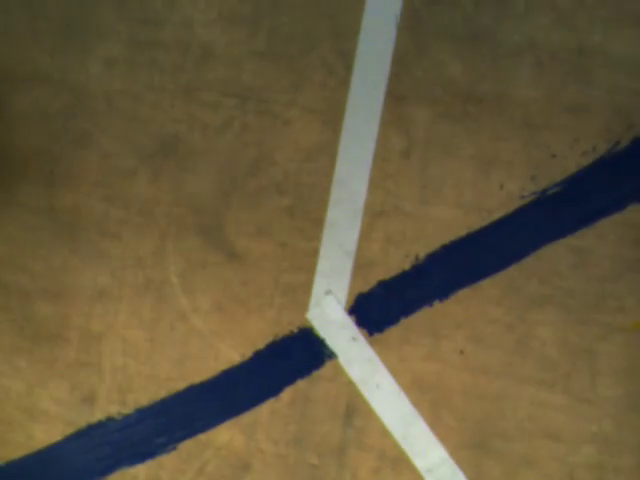
#> input picture frame 57 of Pre_Work/Examine/examine3/第三次考核/RC2.mp4, 640 x 480 px
$ python videoproc_xunxian.py   (older library calls are emulated)
#> lines starting #> are read from the running program, lines starting #| are printed output that depends on the picture; after the words box and inside, x2 and y2 are one past the last pixel; in counts of white or black regions, pixels touching at a corner belong together; long printed decimals are rounded
#> further down, img is the input picture: shape (480, 640, 3); mean B, G, R 62.4, 90.9, 102.8
import cv2
import numpy as np

videoinpath = './RC2.mp4'
videooutpath = './RC_out.mp4'
capture = cv2.VideoCapture(videoinpath)
fourcc = cv2.VideoWriter_fourcc(*'mp4v')
writer = cv2.VideoWriter(videooutpath ,fourcc, 24.0, (640,480), True)

def distance(x1,y1,x2,y2):
    return ((x1-x2)**2+(y1-y2)**2)**0.5

# 找线
def Find_Line(frame, binary):
    global x, y, img
    # 1 找出所有轮廓
    bin2, contours, hierarchy = cv2.findContours(binary,1,cv2.CHAIN_APPROX_NONE)

    # 2 找出最大轮廓
    if len(contours) > 0:
        # 最大轮廓
        c = max(contours, key=cv2.contourArea)
        M = cv2.moments(c)

        # 中心点坐标
        x = int(M['m10'] / M['m00'])
        y = int(M['m01'] / M['m00'])
        #print(x, y)

        # 显示
        img = frame.copy()
        # 标出中心位置
        cv2.line(img, (x, 0), (x, 720), (0, 0, 255), 1)
        cv2.line(img, (0, y), (1280, y), (0, 0, 255), 1)
        # 画出轮廓
        cv2.drawContours(img, contours, -1, (128, 0, 128), 2)
        cv2.imshow("image", img)

    else:
        print("not found the line")

        (x,y) = (0, 0)

def process(img):
    width=img.shape[0]
#> width = 240
    length=img.shape[1]
#> length = 320
    print("width:",width,"length:",length)
#| width: 240 length: 320
    knlval=6
    hsv = cv2.cvtColor(img, cv2.COLOR_BGR2HSV)
#> hsv: shape (240, 320, 3); mean H, S, V 31.9, 119.5, 107.2
    lower_gray_and_white = np.array([0,0,46])
    upper_gray_and_white = np.array([180,60,255])
    mask = cv2.inRange(hsv, lower_gray_and_white, upper_gray_and_white)
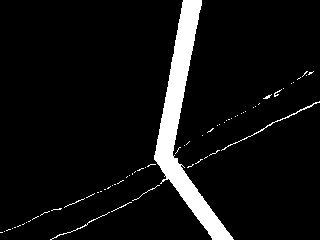
#> mask: shape (240, 320); 6.8% white; 65 white regions (58 under 20 px), largest, box (x1, y1, x2, y2) and area: (154, 0, 234, 240) 4689, (221, 101, 320, 151) 148, (50, 212, 110, 240) 73
    kernel = cv2.getStructuringElement(cv2.MORPH_RECT,(knlval,knlval))
    dilate = cv2.dilate(mask, kernel, 10)
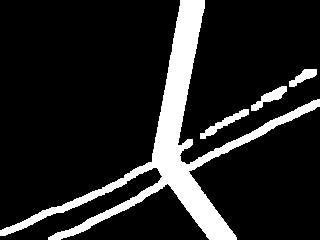
#> dilate: shape (240, 320); 14% white; 4 white regions
    # thresh1 = cv2.morphologyEx(mask, cv2.MORPH_OPEN, kernel)
    cv2.imshow("hsv",dilate)

    contours, hierarchy = cv2.findContours(dilate,1,cv2.CHAIN_APPROX_NONE)
#> contours = 4 contours; box (x1, y1, x2, y2) and area: (0, 0, 320, 240) 9168, (200, 109, 249, 139) 306, (251, 86, 287, 111) 277, (289, 69, 317, 87) 204
    #找出最大轮廓
    if len(contours) > 0:
        # 最大轮廓
        c = max(contours, key=cv2.contourArea)
#> c = contour of 1375 points, box (x1, y1, x2, y2) (0, 0, 320, 240), area 9168
        M = cv2.moments(c)
#> M = moments, m00 9168.5, centre m10/m00, m01/m00 = (172.3, 143.2)

        # 中心点坐标
        x = int(M['m10'] / M['m00'])
#> x = 172
        y = int(M['m01'] / M['m00'])
#> y = 143

        #最小外包矩形
        rect = cv2.minAreaRect(c)
#> rect = ((168.7, 169.7), (310.8, 191.4), -51.95)
        box = cv2.boxPoints(rect)
#> box = [[148.3, 351.1], [-2.43, 233.1], [189.1, -11.65], [339.8, 106.3]]

        #求矩形四个顶点
        pbox= cv2.boxPoints(rect)
#> pbox has the same summary as box
        pbox = np.intp(pbox)
#> pbox = [[148, 351], [-2, 233], [189, -11], [339, 106]]

        allxy=[(pbox[0][0],pbox[0][1]),(pbox[1][0],pbox[1][1]),(pbox[2][0],pbox[2][1]),(pbox[3][0],pbox[3][1])]
#> allxy = [(148, 351), (-2, 233), (189, -11), (339, 106)]
        allxy.sort(key=lambda x:x[0])
        allxy.sort(key=lambda x:x[1])
        print(allxy)
#| [(189, -11), (339, 106), (-2, 233), (148, 351)]

        #上中点
        x1=int((allxy[0][0]+allxy[1][0])/2)
#> x1 = 264
        y1=int((allxy[0][1]+allxy[1][1])/2)
#> y1 = 47
        #下中点
        x2=int((allxy[2][0]+allxy[3][0])/2)
#> x2 = 73
        y2=int((allxy[2][1]+allxy[3][1])/2)
#> y2 = 292
        #对角点
        x3=int(allxy[0][0])
#> x3 = 189
        y3=int(allxy[0][1])
#> y3 = -11
        x4=int(allxy[3][0])
#> x4 = 148
        y4=int(allxy[3][1])
#> y4 = 351

        w=distance(allxy[0][0],allxy[0][1],allxy[1][0],allxy[1][1])
#> w = 190.2
        h=distance(allxy[0][0],allxy[0][1],allxy[3][0],allxy[3][1])
#> h = 364.3

        #计算长宽比
        if w>h:
            ratio=w/h
        else:
            ratio=h/w
#> ratio = 1.92
        print("ratio:",ratio)
#| ratio: 1.915

        if(ratio>=5):
            #画出中轴线
            cv2.line(img, (x1,y1), (x2,y2), (255,0,0), 2)
            #计算中轴线与竖直线夹角
            if(x1==x2):
                k=90
            else:
                k=(y2-y1)/(x2-x1)
            angle=90-(np.arctan(abs(k))*180/np.pi)
            #显示角度
            cv2.putText(img, "Angle: "+str('%.2f'%angle), (10, 30), cv2.FONT_HERSHEY_COMPLEX, 0.8, (255, 0, 0), 2)
            #显示白线中轴线与图片中心点的横向距离（取轴线上与中心点Y方向相同的点）
            b=y1-k*x1
            xn=(120-b)/k
            cv2.circle(img,(int(xn),120), 5, (0,0,255), -1)
            cv2.circle(img,(160,120), 5, (0,255,0), -1)
            cv2.putText(img, "Distance: "+str('%.2f'%abs(xn-160)), (10, 60), cv2.FONT_HERSHEY_COMPLEX, 0.8, (255, 0, 0), 2)
            # 画出轮廓
            cv2.drawContours(img, [np.intp(box)], 0, (0, 0, 255), 2)

        else:
            img_split1=dilate[0:width,0:int(length/2)]
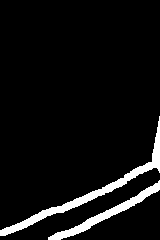
#> img_split1: shape (240, 160); 6.3% white; 2 white regions, box (x1, y1, x2, y2) and area: (0, 116, 160, 236) 1496, (48, 180, 160, 240) 936
            img_split2=dilate[0:width,int(length/2):length]
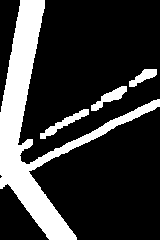
#> img_split2: shape (240, 160); 21.8% white; 4 white regions, box (x1, y1, x2, y2) and area: (0, 0, 160, 240) 7425, (40, 109, 89, 139) 368, (91, 86, 127, 111) 324, (129, 69, 157, 87) 240
            white_area1 = cv2.countNonZero(img_split1)
#> white_area1 = 2432
            white_area2 = cv2.countNonZero(img_split2)
#> white_area2 = 8357
            whiteabs=abs(white_area1-white_area2)
#> whiteabs = 5925

            if(whiteabs>5500):
                print("转弯")
                #画出对角线
                cv2.line(img, (x3,y3), (x4,y4), (255,0,0), 2)
                #计算中轴线与竖直线夹角
                if(x3==x4):
                    k=0
                else:
                    k=(y4-y3)/(x4-x3)
#> k = -8.83
                angle=(np.arctan(k)*180/np.pi)
#> angle = -83.54
                #显示角度
                cv2.putText(img, "Turn: "+str('%.2f'%angle), (10, 30), cv2.FONT_HERSHEY_COMPLEX, 0.8, (255, 0, 0), 2)
                # 画出轮廓
                cv2.drawContours(img, [np.intp(box)], 0, (0, 0, 255), 2)

            else:
                cv2.putText(img, "Cross found", (10, 30), cv2.FONT_HERSHEY_COMPLEX, 0.8, (255, 0, 0), 2)
            print("whiteabs",whiteabs)
#| whiteabs 5925

        # 标出中心位置
        cv2.line(img, (x, 0), (x, 480), (0, 0, 255), 1)
        cv2.line(img, (0, y), (640, y), (0, 0, 255), 1)
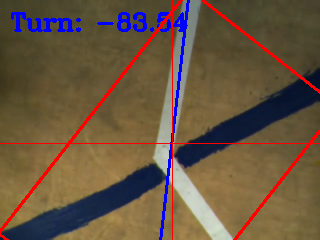
#> img: shape (240, 320, 3); mean B, G, R 65, 85.5, 105

        # cv2.putText(img, "Area:"+str(area), (10, 60), cv2.FONT_HERSHEY_COMPLEX, 1, (255, 0, 0), 2)
        # cv2.putText(img, "Perimeter:"+str('%.1f'%perimeter), (10, 90), cv2.FONT_HERSHEY_COMPLEX, 1, (255, 0, 0), 2)
        # cv2.putText(img, "Zhang Rongxi", (10, 120), cv2.FONT_HERSHEY_COMPLEX, 1, (255, 0, 0), 2)
        cv2.imshow("image", img)

if capture.isOpened():
    while True:
        ret,img=capture.read()
        if not ret:break
        # img=cv2.imread(r"C:\Users\25176\OneDrive\Codes\SPR2024\TestGit\examine\examine3\7m.png")
        img = cv2.resize(img, (0,0), fx=0.5, fy=0.5)

        process(img)

        cv2.waitKey(0)
        #print("processed1img")
        # writer.write(img_out)
else:
    print('视频打开失败！')
writer.release()
print("over")

$ run again, starting later in the video
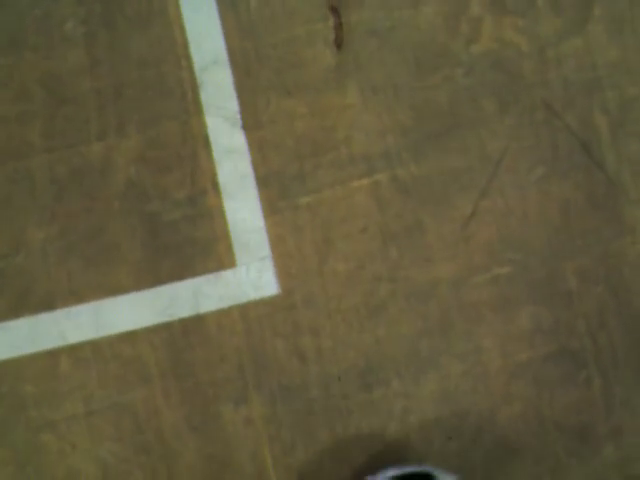
#> input picture frame 260 of Pre_Work/Examine/examine3/第三次考核/RC2.mp4, 640 x 480 px
#> img is the input picture: shape (480, 640, 3); mean B, G, R 64.3, 92.5, 98.8
#| width: 240 length: 320
#> hsv: shape (240, 320, 3); mean H, S, V 26.3, 94.3, 99.9
#> in process, `mask = cv2.inRange(hsv, lower_gray_and_white, upper_gray_and_white)`:
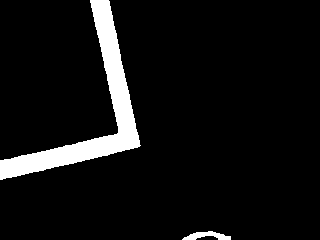
#> mask: shape (240, 320); 7% white; 2 white regions, box (x1, y1, x2, y2) and area: (0, 0, 141, 180) 5169, (182, 231, 231, 240) 243
#> dilate: shape (240, 320); 9.5% white; 2 white regions
#> contours = 2 contours; box (x1, y1, x2, y2) and area: (0, 0, 144, 183) 6546, (180, 229, 234, 240) 402
#> c = contour of 585 points, box (x1, y1, x2, y2) (0, 0, 144, 183), area 6546
#> M = moments, m00 6546.5, centre m10/m00, m01/m00 = (90.6, 111.8)
#> x = 90
#> y = 111
#> rect = ((55.73, 89.02), (148.2, 160.4), -12.17)
#> box = [[0.226, 183], [-33.6, 26.23], [111.2, -5.01], [145.1, 151.8]]
#> in process, `pbox= cv2.boxPoints(rect)`: pbox has the same summary as box
#> in process, `pbox = np.intp(pbox)`: pbox = [[0, 183], [-33, 26], [111, -5], [145, 151]]
#> allxy = [(0, 183), (-33, 26), (111, -5), (145, 151)]
#| [(111, -5), (-33, 26), (145, 151), (0, 183)]
#> x1 = 39
#> y1 = 10
#> x2 = 72
#> y2 = 167
#> x3 = 111
#> y3 = -5
#> x4 = 0
#> y4 = 183
#> w = 147.3
#> h = 218.3
#> ratio = 1.48
#| ratio: 1.482
#> img_split1: shape (240, 160); 17.8% white; 1 white region, box (x1, y1, x2, y2) and area: (0, 0, 144, 183) 6840
#> img_split2: shape (240, 160); 1.2% white; 1 white region, box (x1, y1, x2, y2) and area: (20, 229, 74, 240) 459
#> white_area1 = 6840
#> white_area2 = 459
#> whiteabs = 6381
#> k = -1.69
#> angle = -59.44
#| whiteabs 6381
#> in process, `cv2.line(img, (0, y), (640, y), (0, 0, 255), 1)`:
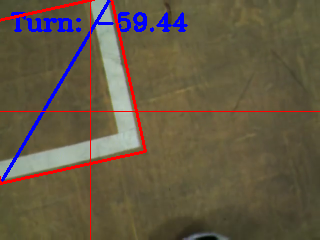
#> img: shape (240, 320, 3); mean B, G, R 67.6, 88.1, 99.9

$ run again, starting later in the video
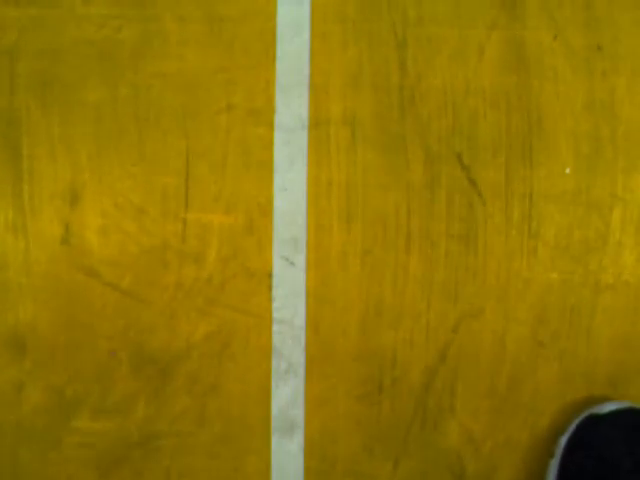
#> input picture frame 463 of Pre_Work/Examine/examine3/第三次考核/RC2.mp4, 640 x 480 px
#> img is the input picture: shape (480, 640, 3); mean B, G, R 8.7, 118.7, 144.9
#| width: 240 length: 320
#> hsv: shape (240, 320, 3); mean H, S, V 26.5, 240.1, 145.7
#> in process, `mask = cv2.inRange(hsv, lower_gray_and_white, upper_gray_and_white)`:
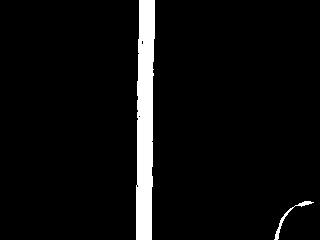
#> mask: shape (240, 320); 5.2% white; 2 white regions, box (x1, y1, x2, y2) and area: (136, 0, 155, 240) 3802, (274, 201, 314, 240) 163
#> dilate: shape (240, 320); 7.3% white; 2 white regions
#> contours = 2 contours; box (x1, y1, x2, y2) and area: (134, 0, 158, 240) 4786, (272, 199, 317, 240) 496
#> c = contour of 518 points, box (x1, y1, x2, y2) (134, 0, 158, 240), area 4786
#> M = moments, m00 4786, centre m10/m00, m01/m00 = (145.3, 119.5)
#> x = 145
#> y = 119
#> rect = ((145.2, 119.5), (239.3, 21.48), -89.23)
#> box = [[154.3, 239.3], [132.8, 239], [136.1, -0.283], [157.6, 0.00748]]
#> in process, `pbox= cv2.boxPoints(rect)`: pbox has the same summary as box
#> in process, `pbox = np.intp(pbox)`: pbox = [[154, 239], [132, 238], [136, 0], [157, 0]]
#> allxy = [(154, 239), (132, 238), (136, 0), (157, 0)]
#| [(136, 0), (157, 0), (132, 238), (154, 239)]
#> x1 = 146
#> y1 = 0
#> x2 = 143
#> y2 = 238
#> x3 = 136
#> y3 = 0
#> x4 = 154
#> y4 = 239
#> w = 21
#> h = 239.7
#> ratio = 11.41
#| ratio: 11.413
#> k = -79.33
#> angle = 0.722
#> b = 11582.7
#> xn = 144.5
#> in process, `cv2.line(img, (0, y), (640, y), (0, 0, 255), 1)`:
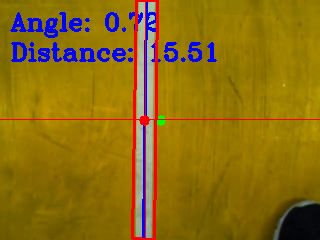
#> img: shape (240, 320, 3); mean B, G, R 17, 109.7, 141.4
